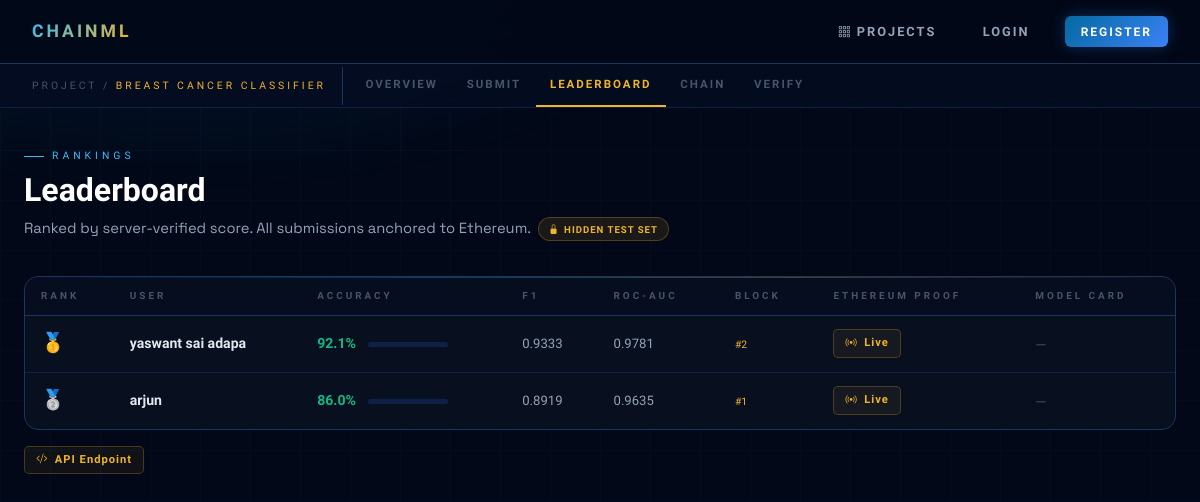
Page /project/2/leaderboard on the earlier database version.
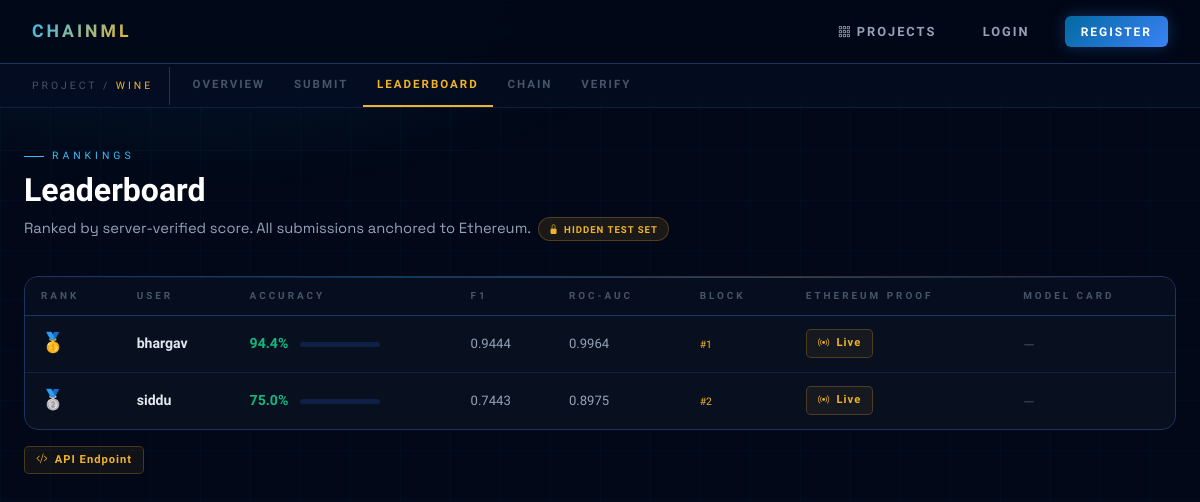
Same page on the later database version.
### tables this page shows
CREATE TABLE projects (
        id INTEGER PRIMARY KEY AUTOINCREMENT,
        owner_id INTEGER NOT NULL,
        name TEXT NOT NULL UNIQUE,
        description TEXT DEFAULT '',
        dataset_path TEXT NOT NULL,
        dataset_name TEXT NOT NULL,
        dataset_hash TEXT NOT NULL DEFAULT '',
        test_path TEXT DEFAULT NULL,
        test_name TEXT DEFAULT NULL,
        task_type TEXT NOT NULL DEFAULT 'classification',
        created_at REAL NOT NULL,
        FOREIGN KEY(owner_id) REFERENCES users(id));

CREATE TABLE submissions (
        id INTEGER PRIMARY KEY AUTOINCREMENT,
        project_id INTEGER NOT NULL,
        user_id INTEGER NOT NULL,
        model_filename TEXT NOT NULL,
        model_path TEXT NOT NULL,
        model_hash TEXT NOT NULL,
        verified_accuracy REAL NOT NULL,
        f1_score REAL DEFAULT NULL,
        roc_auc REAL DEFAULT NULL,
        rmse REAL DEFAULT NULL,
        r2_score REAL DEFAULT NULL,
        model_card TEXT DEFAULT '',
        combined_hash TEXT NOT NULL,
        eth_tx_hash TEXT NOT NULL,
        eth_tx_url TEXT NOT NULL,
        eth_mode TEXT NOT NULL DEFAULT 'mock',
        block_index INTEGER NOT NULL,
        previous_hash TEXT NOT NULL,
        submitted_at REAL NOT NULL,
        FOREIGN KEY(project_id) REFERENCES projects(id),
        FOREIGN KEY(user_id) REFERENCES users(id));

CREATE TABLE users (
        id INTEGER PRIMARY KEY AUTOINCREMENT,
        username TEXT NOT NULL UNIQUE,
        email TEXT NOT NULL UNIQUE,
        password_hash TEXT NOT NULL,
        created_at REAL NOT NULL);

### app.py (the view)
@app.route("/project/<int:pid>/leaderboard")
def leaderboard(pid):
    project = get_project(pid)
    if not project: return render_template("404.html"), 404
    return render_template("leaderboard.html", project=project,
        submissions=get_project_submissions(pid))

### app.py (called while the page is built)
@app.before_request
def load_user():
    uid = session.get("user_id")
    g.user = get_user_by_id(uid) if uid else None

@app.context_processor
def inject_user():
    return {"current_user": g.user}

### database.py (called while the page is built)
def get_conn():
    conn = sqlite3.connect(DB_PATH)
    conn.row_factory = sqlite3.Row
    conn.execute("PRAGMA foreign_keys = ON")
    return conn

def get_project(pid):
    conn = get_conn()
    row = conn.execute("""SELECT p.*, u.username AS owner_name
        FROM projects p JOIN users u ON p.owner_id=u.id WHERE p.id=?""", (pid,)).fetchone()
    conn.close(); return dict(row) if row else None

def get_project_submissions(pid):
    conn = get_conn()
    rows = conn.execute("""SELECT s.*, u.username FROM submissions s
        JOIN users u ON s.user_id=u.id WHERE s.project_id=?
        ORDER BY s.verified_accuracy DESC, s.submitted_at ASC""", (pid,)).fetchall()
    conn.close(); return [dict(r) for r in rows]

### templates/leaderboard.html (shortened to what this page needs)
{% extends "base.html" %}
{% block subnav %}
<div class="chainml-subnav">
  <div class="subnav-label">PROJECT / <span>{{ project.name }}</span></div>
  <a href="/project/{{ project.id }}" class="subnav-tab">Overview</a>
  <a href="/project/{{ project.id }}/submit" class="subnav-tab">Submit</a>
  <a href="/project/{{ project.id }}/leaderboard" class="subnav-tab active">Leaderboard</a>
  <a href="/project/{{ project.id }}/chain" class="subnav-tab">Chain</a>
  <a href="/project/{{ project.id }}/verify" class="subnav-tab">Verify</a>
</div>
{% endblock %}
{% block content %}
<div class="ph">
  <div class="ph-eye">Rankings</div>
  <h1>Leaderboard</h1>
  <p>
    Ranked by server-verified score. All submissions anchored to Ethereum.
    {% if project.test_path %}&nbsp;<span class="cml-badge badge-gold"><i class="bi bi-lock-fill"></i> Hidden test set</span>{% endif %}
  </p>
</div>
{% if submissions %}
<div class="cml-card" style="padding:0;overflow:hidden;">
  <table class="cml-table">
    <thead>
      <tr>
        <th>Rank</th>
        <th>User</th>
        {% if project.task_type=='regression' %}
        <th>R²</th><th>RMSE</th>
        {% else %}
        <th>Accuracy</th><th>F1</th><th>ROC-AUC</th>
        {% endif %}
        <th>Block</th>
        <th>Ethereum Proof</th>
        <th>Model Card</th>
      </tr>
    </thead>
    <tbody>
    {% for s in submissions %}
    <tr>
      <td>
        {% if loop.index==1 %}<span class="rank-1">🥇</span>
        {% elif loop.index==2 %}<span class="rank-2">🥈</span>
        {% elif loop.index==3 %}<span class="rank-3">🥉</span>
        {% else %}<span style="font-family:var(--raj);color:var(--muted);font-size:.78rem">#{{ loop.index }}</span>
        {% endif %}
      </td>
      <td><strong style="font-family:var(--raj)">{{ s.username }}</strong></td>
      {% if project.task_type=='regression' %}
      <td><span style="font-family:var(--orb);font-weight:700;color:var(--green);font-size:.88rem">{{ s.r2_score if s.r2_score is not none else '—' }}</span></td>
      <td><span style="font-family:var(--orb);color:var(--text2);font-size:.82rem">{{ s.rmse if s.rmse is not none else '—' }}</span></td>
      {% else %}
      <td>
        <span style="font-family:var(--orb);font-weight:700;color:var(--green);font-size:.88rem">{{ "%.1f"|format(s.verified_accuracy*100) }}%</span>
        <span class="score-bar-wrap"><span class="score-bar" style="width:{{ s.verified_accuracy*100 }}%"></span></span>
      </td>
      <td><span style="font-family:var(--orb);color:var(--text2);font-size:.82rem">{{ s.f1_score if s.f1_score is not none else '—' }}</span></td>
      <td><span style="font-family:var(--orb);color:var(--text2);font-size:.82rem">{{ s.roc_auc if s.roc_auc is not none else '—' }}</span></td>
      {% endif %}
      <td><span style="font-family:var(--orb);font-size:.65rem;color:var(--gold)">#{{ s.block_index }}</span></td>
      <td>
        <a href="{{ s.eth_tx_url }}" target="_blank" class="eth-link">
          {% if s.eth_mode=='real' %}<i class="bi bi-broadcast"></i> Live{% else %}<i class="bi bi-link-45deg"></i> Mock{% endif %}
        </a>
      </td>
      <td><span style="font-size:.78rem;color:var(--muted)">{% if s.model_card %}{{ s.model_card[:35] }}{% if s.model_card|length > 35 %}…{% endif %}{% else %}—{% endif %}</span></td>
    </tr>
    {% endfor %}
    </tbody>
  </table>
</div>
<div class="mt-3">
  <a href="/api/project/{{ project.id }}/leaderboard" target="_blank" class="eth-link">
    <i class="bi bi-code-slash"></i> API Endpoint
  </a>
</div>
{% else %}
<div class="cml-card text-center py-5">
  <div style="font-size:3rem;opacity:.4;margin-bottom:1rem">🏆</div>
  <p style="color:var(--text2)">No submissions yet. <a href="/project/{{ project.id }}/submit" style="color:var(--gold)">Be the first!</a></p>
</div>
{% endif %}
{% endblock %}

Differences in the rows shown:
no longer on this page (row edited): submissions: username "arjun", s.verified_accuracy*100 "86.0", f1_score "0.8919", roc_auc "0.9635", block_index "1", eth_mode "real" (drawn)
changed projects: name "BREAST CANCER CLASSIFIER" → "WINE"
now on this page (row edited): submissions: username "bhargav", s.verified_accuracy*100 "94.4", f1_score "0.9444", roc_auc "0.9964", block_index "1", eth_mode "real" (drawn)
changed submissions: username "yaswant sai adapa" → "siddu"; s.verified_accuracy*100 "92.1" → "75.0"; f1_score "0.9333" → "0.7443"; roc_auc "0.9781" → "0.8975"; text "🥇" → "🥈"
